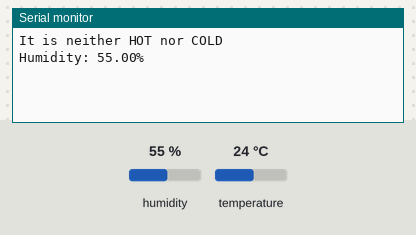
Recording of a sketch running on a simulated Arduino Uno, built with avr-gcc and run on an emulated ATmega328P. Shown: the last lines printed to the serial monitor. The inputs (shaded band) are chosen by the test bench; at power-on: temperature 24 °C, humidity 55 %.

Above: at 1.7 s.
1.8 s: temperature set to 12 °C
At 6.3 s:
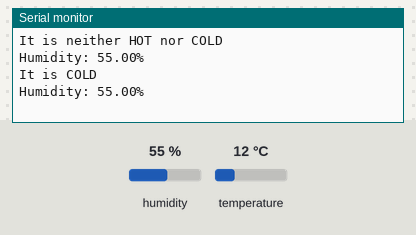
12.0 s: temperature set to 28 °C
At 16.7 s:
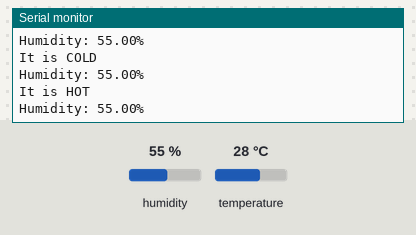
22.0 s: humidity set to 22 %
At 26.0 s:
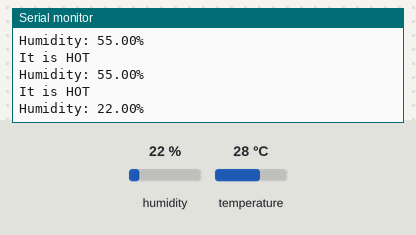

Measured:
- after the input at 1.8 s, the serial monitor: prints a new line after 3.7 s (image 1)
- after the input at 12.0 s, the serial monitor: prints a new line after 3.5 s (image 2)
- after the input at 22.0 s, the serial monitor: prints a new line after 3.5 s (image 3)

The sketch:

assignment3key.ino
```cpp
#include "DHT.h"

DHT dhtSensor(7, DHT22);

void setup() {
  Serial.begin(9600);
  dhtSensor.begin();
  delay(500);
}

void loop() {
  float temperature;
  float humidity;
  temperature = dhtSensor.readTemperature();
  humidity = dhtSensor.readHumidity();

  //This set of if statements will make the temperature
  //"HOT" when the temperature is greater than 25 *C
  //"COLD" when the tempearture is below 15 *C
  //"Neither" when the temperature is from 15-25 *C

  if(temperature > 25) {
    Serial.println("It is HOT");
  } else if(temperature < 15) {
    Serial.println("It is COLD");
  } else {
    Serial.println("It is neither HOT nor COLD");
  }

  Serial.print("Humidity: ");
  Serial.print(humidity);
  Serial.println("%");

  delay(5000);
}
```
